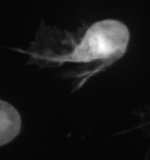
#> input picture Network/cell_quantifier/scripts/latex_scripts/latex_test_REAL.png, 150 x 160 px, given as the content of the folder latex_scripts/latex_test_REAL.png, which was not available
$ python elastic.py latex_scripts/latex_test_REAL.png out.png   (Python 2 division)   (older library calls are emulated)
#> lines starting #> are read from the running program, lines starting #| are printed output that depends on the picture; pictures that were not available may be replaced by others from this repository, and a replacement may not be noted
#> further down, image is the input picture: shape (160, 150, 3); min 5, max 255, mean 24.7
# Applies elastic deformation to all images in a folder
# and saves the result as a copy with appended "_AUGMENTED" suffix.

import numpy as np
import sys
import glob
import os.path
from scipy.ndimage.interpolation import map_coordinates
from scipy.ndimage.filters import gaussian_filter
import progressbar
import scipy.ndimage
import scipy.misc


def reduc(colors, thresh):
    """ Maximize maximum value and set all others
    to 0, or all to 0 if max < thresh. """

    # find maximum channel
    maxindex, maxval = np.argmax(colors), np.max(colors)

    # "truncate" to black if needed
    if maxval < thresh:
        return [0, 0, 0]

    else:
        reduced = [0, 0, 0]
        reduced[maxindex] = 255
        return reduced


def reduce_to_rgbk(image, thresh=20):
    """ Does primitive thresholding by setting max channel to
    255, others to 0, unless the maximum channel is below a threshold.
    If that is the case, the pixel is set to black = (0, 0, 0). """

    h, w, c = image.shape
    temp = image.reshape(h*w, c)
    reduced = np.array([reduc(temp[x, :], thresh) for x in range(h*w)])

    return reduced.reshape(h, w, c)


def elastic_transform(image, alpha, sigma, random_state=None):
    """Elastic deformation of images as described in
       [Simard2003] Simard, Steinkraus and Platt, "Best Practices for
       Convolutional Neural Networks applied to Visual Document Analysis", in
       Proc. of the International Conference on Document Analysis and
       Recognition, 2003.
    """
#> called with alpha = 200, sigma = 10
    assert len(image.shape) == 3 and image.shape[2] == 3

    if random_state is None:
        random_state = np.random.RandomState(None)

    shape = image.shape
#> shape = (160, 150, 3)


    # create random displacement vectors for each pixel
    # from a Gaussian distribution and amplify them by alpha
    dx = gaussian_filter((random_state.rand(*shape[0:2]) * 2 - 1), sigma, mode="reflect") * alpha
    dy = gaussian_filter((random_state.rand(*shape[0:2]) * 2 - 1), sigma, mode="reflect") * alpha

    # apply displacement vectors to coordinate mesh to get new pixel positions
    x, y = np.meshgrid(np.arange(shape[0]), np.arange(shape[1]), indexing='ij')
    indices = np.reshape(x+dx, (-1, 1)), np.reshape(y+dy, (-1, 1))

    # calculate distortion in each channel using bicubic interpolation
    r = map_coordinates(image[..., 0], indices, order=3).reshape(shape[0:2])
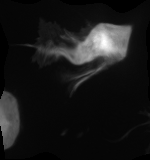
#> r: shape (160, 150); min 0, max 255, mean 23.9
    g = map_coordinates(image[..., 1], indices, order=3).reshape(shape[0:2])
    b = map_coordinates(image[..., 2], indices, order=3).reshape(shape[0:2])

    # reassemble image
    trans = np.zeros((image.shape))
    trans[..., 0] = r
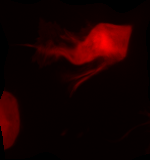
#> trans: shape (160, 150, 3) float64; mean of channels 0, 1, 2 23.9, 0, 0; drawn as R, G, B
    trans[..., 1] = g
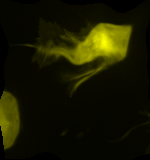
#> trans: shape (160, 150, 3) float64; mean of channels 0, 1, 2 23.9, 23.9, 0; drawn as R, G, B
    trans[..., 2] = b

    return trans


if len(sys.argv) < 2:
    print "Too few arguments!"
    print "Usage: python elastic.py inputfolder outputfolder"
    sys.exit(-1)

inpath = sys.argv[1]
outpath = sys.argv[2]

# transform all images on the inpath
imagepaths = glob.glob(inpath + "\*.png")
IMG_NO = len(imagepaths)

if(IMG_NO == 0):
    print "No images found in " + str(inpath) + " !"
    exit(-1)


bar = progressbar.ProgressBar()
for imgno in bar(range(len(imagepaths))):

    # generate new distortion params every second image
    if imgno % 2 == 0:
        elastic_params = np.random.RandomState(None)
        start_state = elastic_params.get_state()

    else:
        elastic_params.set_state(start_state) # reset random generator to pos 0

    # read image and get filename
    image = scipy.ndimage.imread(imagepaths[imgno], mode="RGB")
    pathto, fname = os.path.split(imagepaths[imgno])

    # image is a label, distort with previous params to match associated image
    # and quantize colors because of interpolation
    if imagepaths[imgno].endswith("_label.png"):
        outfile = outpath + fname[:-10] + "_AUGMENTED_label.png"
        trans = elastic_transform(image, 200, 10, random_state=elastic_params)
        trans = reduce_to_rgbk(trans, thresh=80)

    # image is not a label, deform normally
    else:
        trans = elastic_transform(image, 200, 10, random_state=elastic_params)
        outfile = outpath + fname[:-4] + "_AUGMENTED.png"

    # save distorted image
    scipy.misc.toimage(trans).save(outfile)


print "Augmented " + str(IMG_NO/2) + " images and their labels!\n"

$ run again, on Network/cell_quantifier/scripts/latex_scripts/elastic2.png
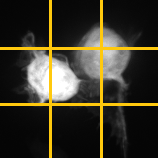
#> input picture Network/cell_quantifier/scripts/latex_scripts/elastic2.png, 158 x 158 px, given as the content of the folder latex_scripts/elastic2.png, which was not available
#> image is the input picture: shape (158, 158, 3); mean R, G, B 57.6, 53.6, 39.6
#> in elastic_transform, `trans[..., 1] = g`:
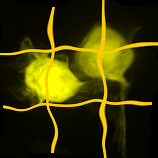
#> trans: shape (158, 158, 3) float64; mean of channels 0, 1, 2 58.5, 54.7, 0; drawn as R, G, B
#> in elastic_transform, `trans[..., 2] = b`:
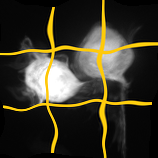
#> trans: shape (158, 158, 3) float64; mean of channels 0, 1, 2 58.5, 54.7, 40.2; drawn as R, G, B
